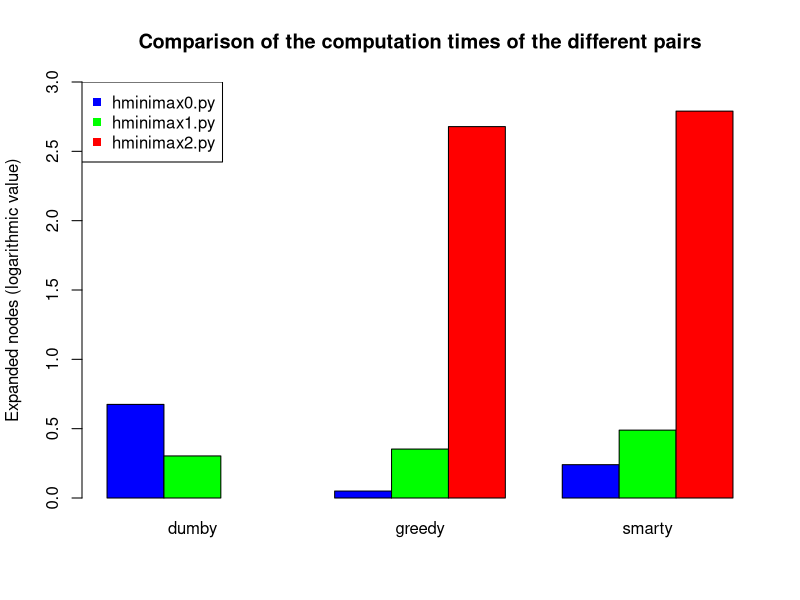

Source code (R):
dumby_time <- c(0.6751060485839844, 0.3033175468444824, Inf)
greedy_time <- c(0.05023622512817383, 0.3528401851654053, 2.678455352783203)
smarty_time<- c(0.2405099868774414, 0.48928165435791016, 2.790019989013672)

colors <- c("blue", "green", "red", "blue", "green", "red", "blue", "green", "red")

barplot(cbind(dumby_time, greedy_time, smarty_time), beside = TRUE, names.arg = c("dumby", "greedy", "smarty"), col = colors, ylim = c(0,3), main = "Comparison of the computation times of the different pairs", ylab = "Expanded nodes (logarithmic value)")
legend("topleft", legend = c("hminimax0.py", "hminimax1.py", "hminimax2.py"), col=c("blue", "green", "red"), pch = c(15,15))

